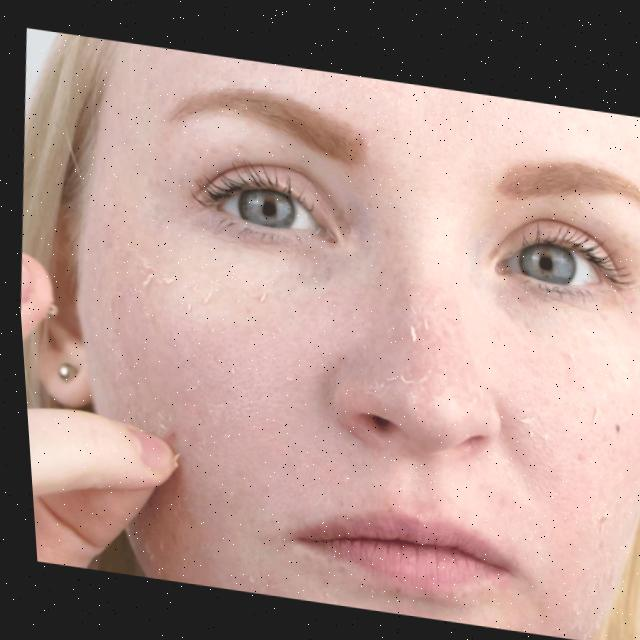
#> input picture dataset/split/test/dry/dry_032318cbaebf6428c00d_jpg.rf.123544c8881041b7a332e8822f0f7935.jpg, 640 x 640 px
$ python -i skin_region_extractor.py   (imports and definitions only)
#> lines starting #> are read from the running program, lines starting #| are printed output that depends on the picture; after the words box and inside, x2 and y2 are one past the last pixel; in counts of white or black regions, pixels touching at a corner belong together
#> further down, picture is the input picture: shape (640, 640, 3); mean B, G, R 140.1, 146.8, 175.4
"""preprocessing/skin_region_extractor.py"""
import cv2
import numpy as np

def extract_skin_region(image):
    """
    Extract skin regions from image using HSV color space
    Returns image with only skin-colored pixels
    """
    # Convert to HSV color space
    hsv = cv2.cvtColor(image, cv2.COLOR_BGR2HSV)
#> hsv: shape (640, 640, 3); mean H, S, V 11.6, 45.9, 175.5

    # Define skin color range in HSV
    # Lower bound: (0, 20, 70)
    # Upper bound: (20, 255, 255)
    lower_skin = np.array([0, 20, 70], dtype=np.uint8)
    upper_skin = np.array([20, 255, 255], dtype=np.uint8)

    # Create mask for skin pixels
    mask = cv2.inRange(hsv, lower_skin, upper_skin)
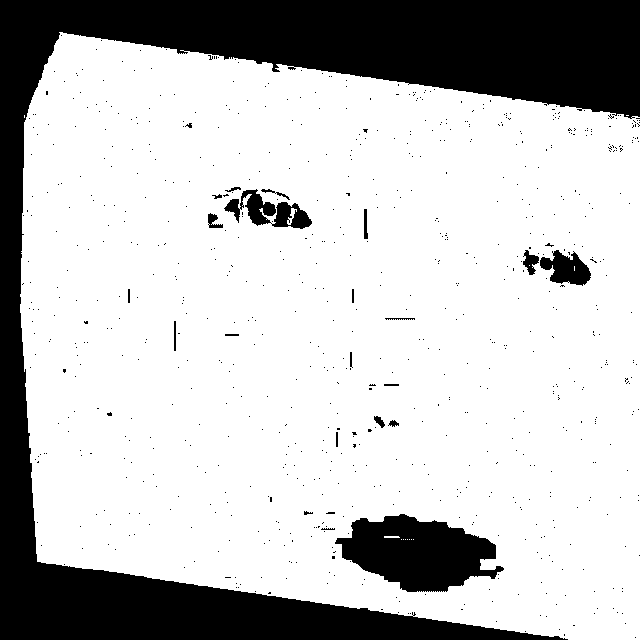
#> mask: shape (640, 640); 76.2% white; 784 black regions (761 under 20 px), largest, box (x1, y1, x2, y2) and area: (0, 0, 640, 640) 84527, (335, 514, 504, 592) 8345, (224, 189, 312, 229) 1535

    # Apply morphological operations to clean up the mask
    kernel = cv2.getStructuringElement(cv2.MORPH_ELLIPSE, (5, 5))
    mask = cv2.morphologyEx(mask, cv2.MORPH_CLOSE, kernel, iterations=2)
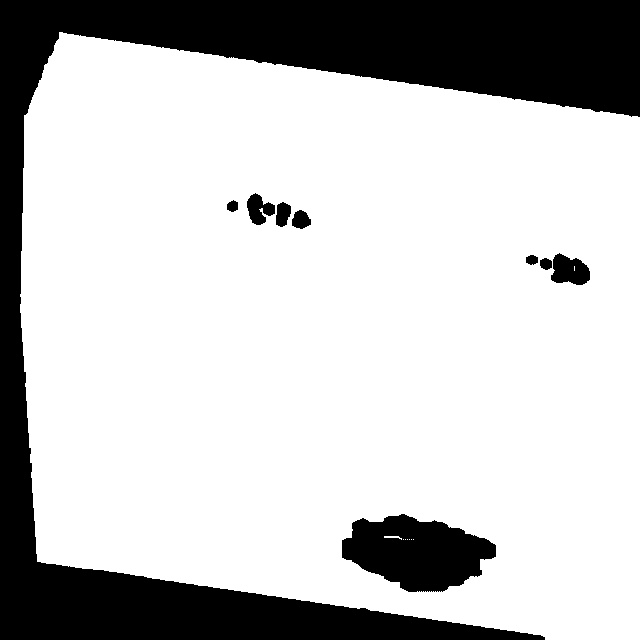
#> mask: shape (640, 640); 76.9% white; 9 black regions, largest, box (x1, y1, x2, y2) and area: (0, 0, 640, 640) 84279, (342, 514, 496, 592) 8091, (551, 253, 590, 285) 885
    mask = cv2.morphologyEx(mask, cv2.MORPH_OPEN, kernel, iterations=1)
#> mask: shape (640, 640); 76.8% white; 5 black regions, box (x1, y1, x2, y2) and area: (0, 0, 640, 640) 84283, (342, 514, 496, 592) 8151, (247, 193, 311, 229) 1168, (526, 253, 590, 285) 1122, (227, 200, 238, 212) 101

    # Apply Gaussian blur to smooth the mask
    mask = cv2.GaussianBlur(mask, (5, 5), 0)

    # Apply mask to original image
    skin = cv2.bitwise_and(image, image, mask=mask)
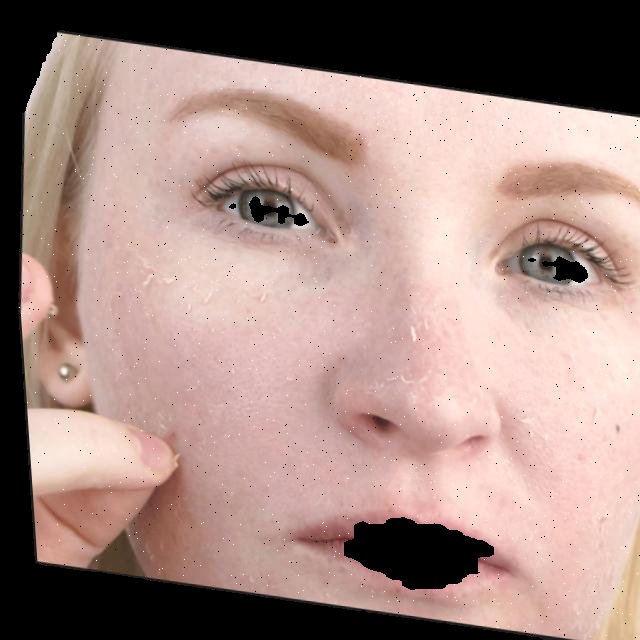
#> skin: shape (640, 640, 3); mean B, G, R 130.8, 137.6, 165.1

    # If too much is masked out, return original image
    skin_percentage = np.count_nonzero(mask) / (mask.shape[0] * mask.shape[1])
#> skin_percentage = 0.782
    if skin_percentage < 0.1:  # Less than 10% skin detected
        return image

    return skin

>>> import cv2
>>> picture = cv2.imread('../dataset/split/test/dry/dry_032318cbaebf6428c00d_jpg.rf.123544c8881041b7a332e8822f0f7935.jpg')
>>> result = extract_skin_region(picture)

$ run again, on dataset/split/test/dry/dry_11f3317eb0e84a5921ee_jpg.rf.1b0fc9fc2b730fc3d47b02d7224fb1f7.jpg
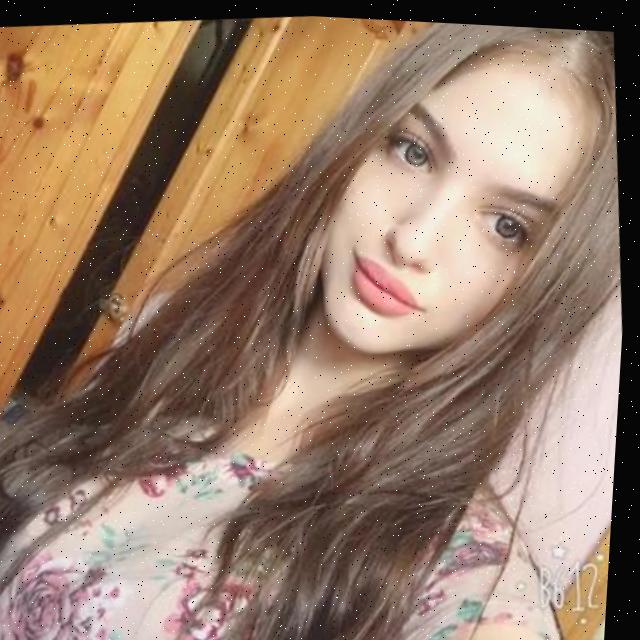
#> input picture dataset/split/test/dry/dry_11f3317eb0e84a5921ee_jpg.rf.1b0fc9fc2b730fc3d47b02d7224fb1f7.jpg, 640 x 640 px
#> picture is the input picture: shape (640, 640, 3); mean B, G, R 104.4, 124.1, 151
#> hsv: shape (640, 640, 3); mean H, S, V 19.3, 81, 151.1
#> in extract_skin_region, `mask = cv2.inRange(hsv, lower_skin, upper_skin)`:
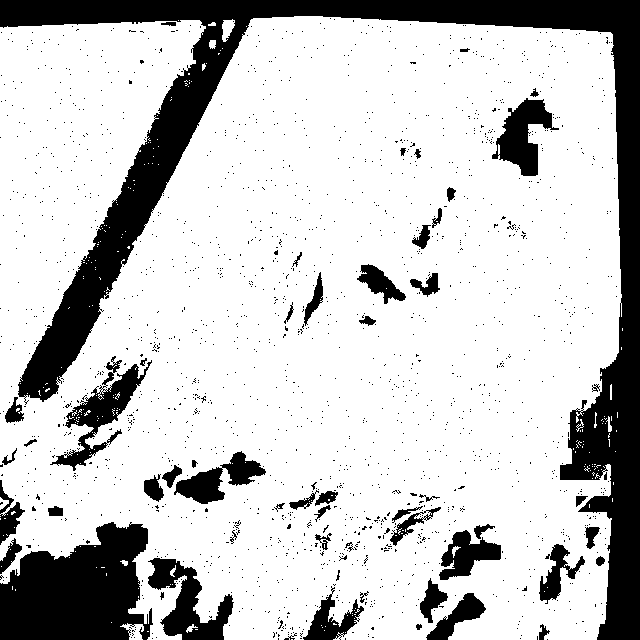
#> mask: shape (640, 640); 78.5% white; 1818 black regions (1762 under 20 px), largest, box (x1, y1, x2, y2) and area: (0, 0, 640, 640) 50286, (0, 522, 153, 640) 12895, (148, 558, 234, 640) 3150
#> in extract_skin_region, `skin = cv2.bitwise_and(image, image, mask=mask)`:
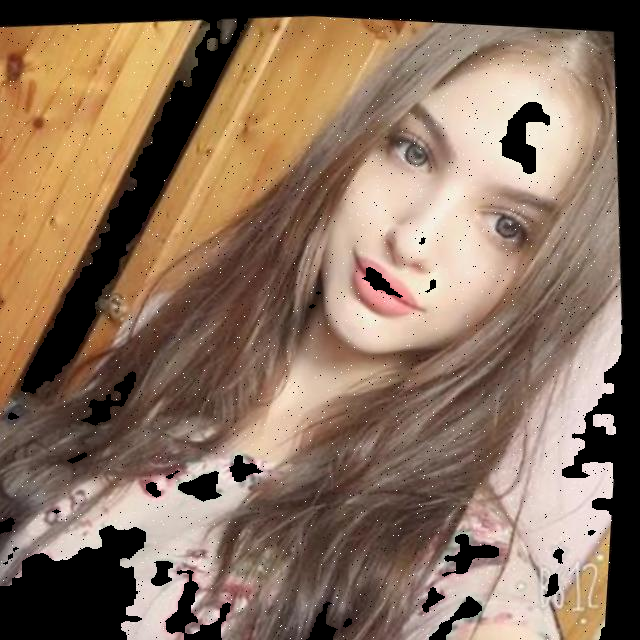
#> skin: shape (640, 640, 3); mean B, G, R 93.1, 112.7, 138
#> skin_percentage = 0.844

$ run again, on dataset/split/test/dry/dry_11f3317eb0e84a5921ee_jpg.rf.809d3c43373f6f44be8a628bbb613bad.jpg
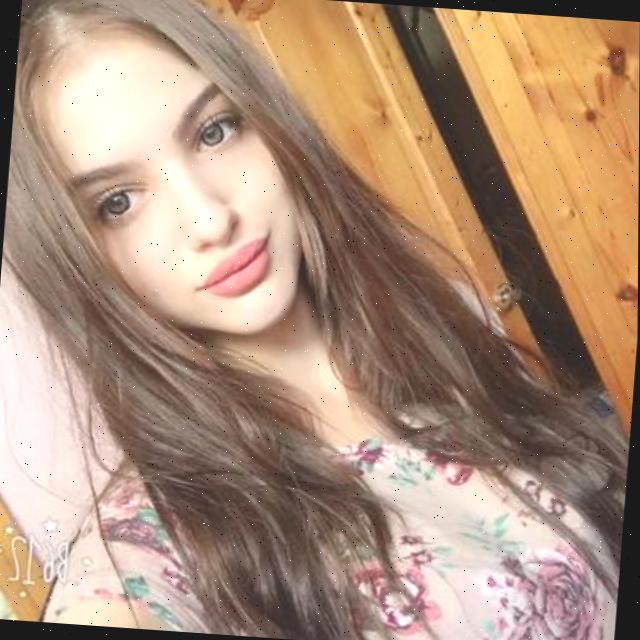
#> input picture dataset/split/test/dry/dry_11f3317eb0e84a5921ee_jpg.rf.809d3c43373f6f44be8a628bbb613bad.jpg, 640 x 640 px
#> picture is the input picture: shape (640, 640, 3); mean B, G, R 123, 144.3, 173.4
#> hsv: shape (640, 640, 3); mean H, S, V 21.4, 75.4, 173.5
#> in extract_skin_region, `mask = cv2.inRange(hsv, lower_skin, upper_skin)`:
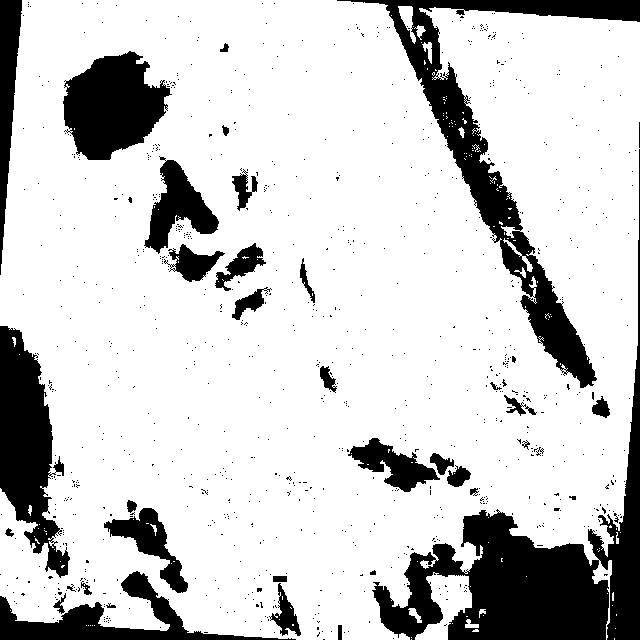
#> mask: shape (640, 640); 80.5% white; 911 black regions (872 under 20 px), largest, box (x1, y1, x2, y2) and area: (372, 149, 640, 640) 23891, (337, 0, 640, 388) 15718, (0, 326, 70, 578) 9237
#> in extract_skin_region, `skin = cv2.bitwise_and(image, image, mask=mask)`:
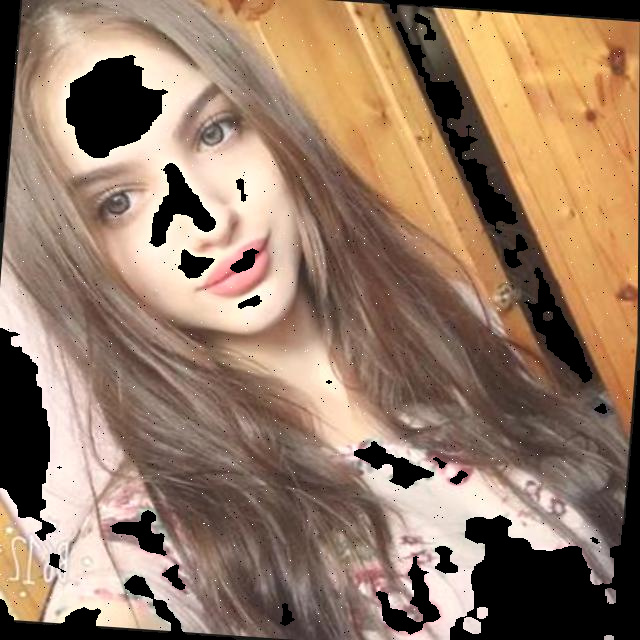
#> skin: shape (640, 640, 3); mean B, G, R 102, 123, 150.5
#> skin_percentage = 0.861

$ run again, on dataset/split/test/dry/dry_1f55332514604c83ba14_jpg.rf.199f4ae77ae39fd1627dcab855d97baf.jpg
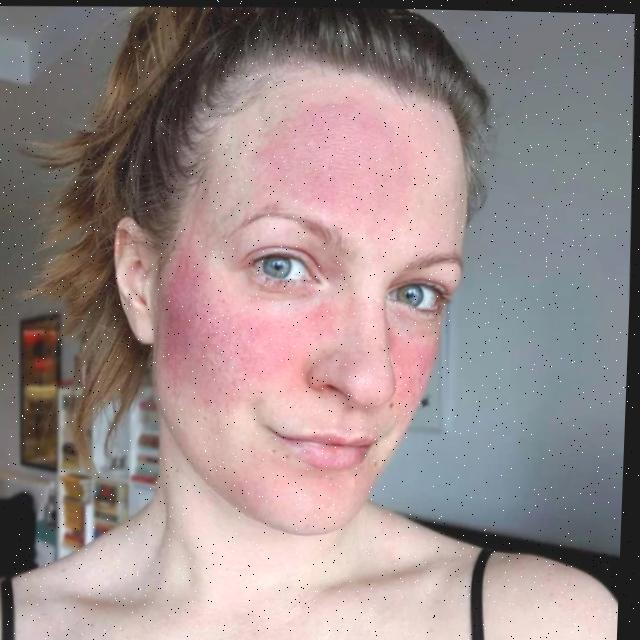
#> input picture dataset/split/test/dry/dry_1f55332514604c83ba14_jpg.rf.199f4ae77ae39fd1627dcab855d97baf.jpg, 640 x 640 px
#> picture is the input picture: shape (640, 640, 3); mean B, G, R 138.3, 138.3, 154.3
#> hsv: shape (640, 640, 3); mean H, S, V 63.3, 43.5, 159.3
#> in extract_skin_region, `mask = cv2.inRange(hsv, lower_skin, upper_skin)`:
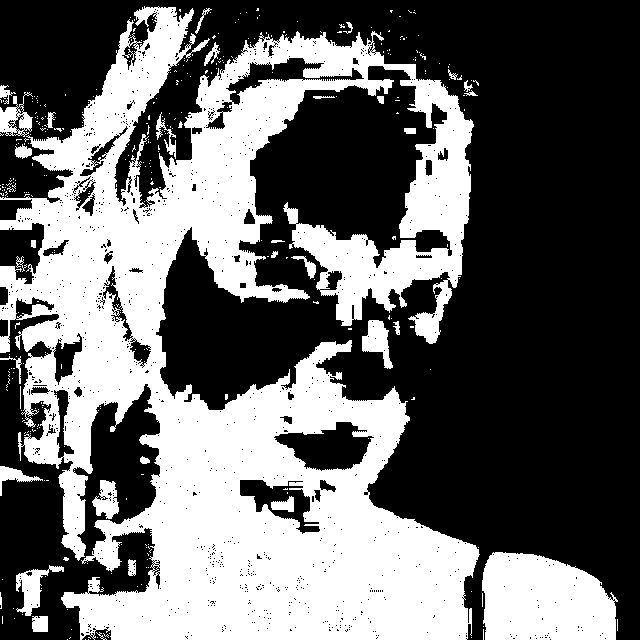
#> mask: shape (640, 640); 40.5% white; 357 white regions (322 under 20 px), largest, box (x1, y1, x2, y2) and area: (0, 6, 480, 640) 149475, (482, 552, 618, 640) 9904, (16, 565, 64, 616) 902
#> in extract_skin_region, `skin = cv2.bitwise_and(image, image, mask=mask)`:
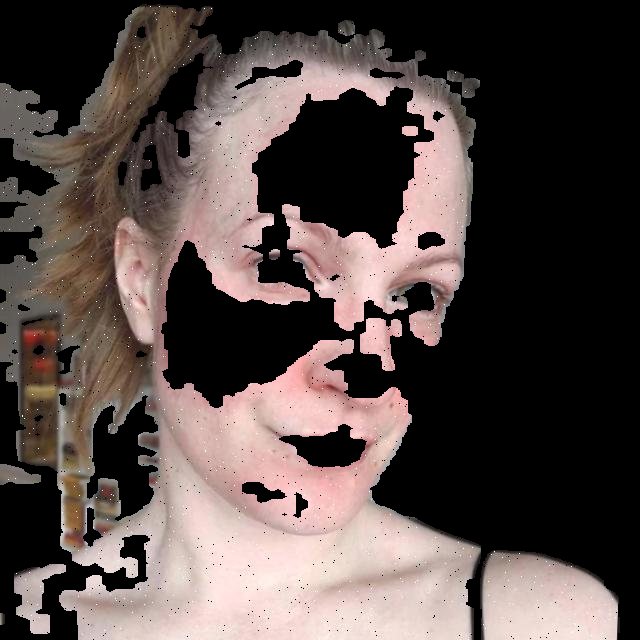
#> skin: shape (640, 640, 3); mean B, G, R 71.1, 74.1, 86.3
#> skin_percentage = 0.495
